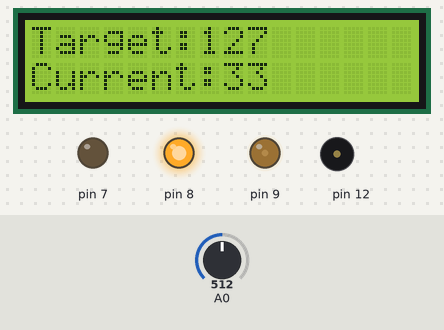
The sketch below on a simulated Arduino Uno, built with avr-gcc and run on an emulated ATmega328P. Shown: 16×2 character LCD, output pins drawn as LEDs (lit = HIGH), buzzer (waves = sounding). The test bench sets the inputs (shaded band); at power-on: A0 = 512.

Above: at 1.2 s.
1.3 s: A0 set to 514
At 1.45 s:
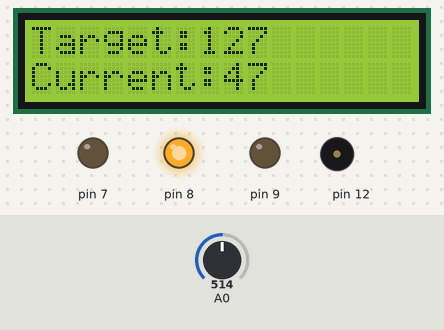
At 7.6 s:
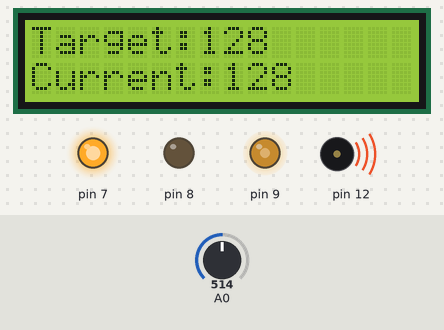
Timing chart, 0 to 9.7 s (numbered marks = the images above; inputs shaded):
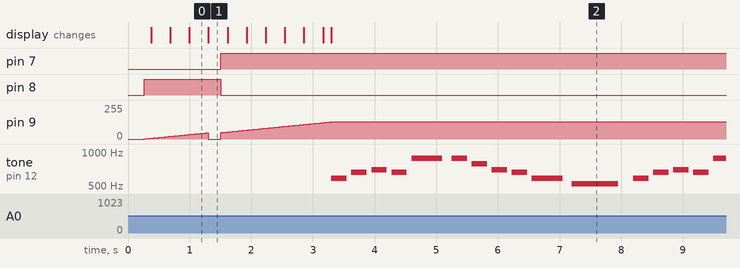

Measured:
- after the input at 1.3 s, pin 7: LOW → HIGH after 0.20 s; pin 8: HIGH → LOW after 0.20 s
- by itself, tone on pin 12: plays 587 Hz for 0.25 s, 659 Hz for 0.25 s, 698 Hz for 0.25 s, 659 Hz for 0.25 s, 880 Hz for 0.50 s, 880 Hz for 0.25 s … (16 notes in this stretch)

The sketch:

motor_control.ino
```cpp
#include <LiquidCrystal.h>

LiquidCrystal lcd(13,11,5,4,3,6);

int target_speed=0,lasttar=-1;
int sim_speed=0,lastsim=-1;
bool currentDirection = true;
bool firstRun = true;

void setup()
{
  lcd.begin(16,2);
  pinMode(12,OUTPUT);
  pinMode(9,OUTPUT);
  pinMode(8,OUTPUT);
  pinMode(7,OUTPUT);
}

void reverse(bool change){
  analogWrite(9,LOW);
  delay(200);
  digitalWrite(7,change);
  digitalWrite(8,!change);
  currentDirection = change;
}

void alert()
{
  int melody[] = {
    587, 659, 698, 659,
    880, 880, 784, 698,
    659, 587, 523
  };

  int duration[] = {
    250, 250, 250, 250,
    500, 250, 250, 250,
    250, 500, 750
  };

  for (int i = 0; i < 11; i++) {
    tone(12, melody[i], duration[i]);
    delay(duration[i] * 1.3);
  }

  noTone(12);
}

void loop()
{
  target_speed=map(analogRead(A0),0,1023,0,255);
  bool clkwise=(target_speed>127);
  if (firstRun || clkwise != currentDirection) {
    reverse(clkwise);
    firstRun = false;
  }

  int error = target_speed - sim_speed;
  if(error>0) sim_speed+=1;
  else if(error<0) sim_speed-=1;
  else alert();

  analogWrite(9,sim_speed);

  if(lasttar!=target_speed){
  	lcd.setCursor(0,0);
  	lcd.print("Target:");
    lcd.print(target_speed);
    lcd.print("   ");
    lasttar=target_speed;
  }
  if(lastsim!=sim_speed){
  	lcd.setCursor(0,1);
  	lcd.print("Current:");
    lcd.print(sim_speed);
    lcd.print("   ");
    lastsim=sim_speed;
  }
  delay(20);
}
```
